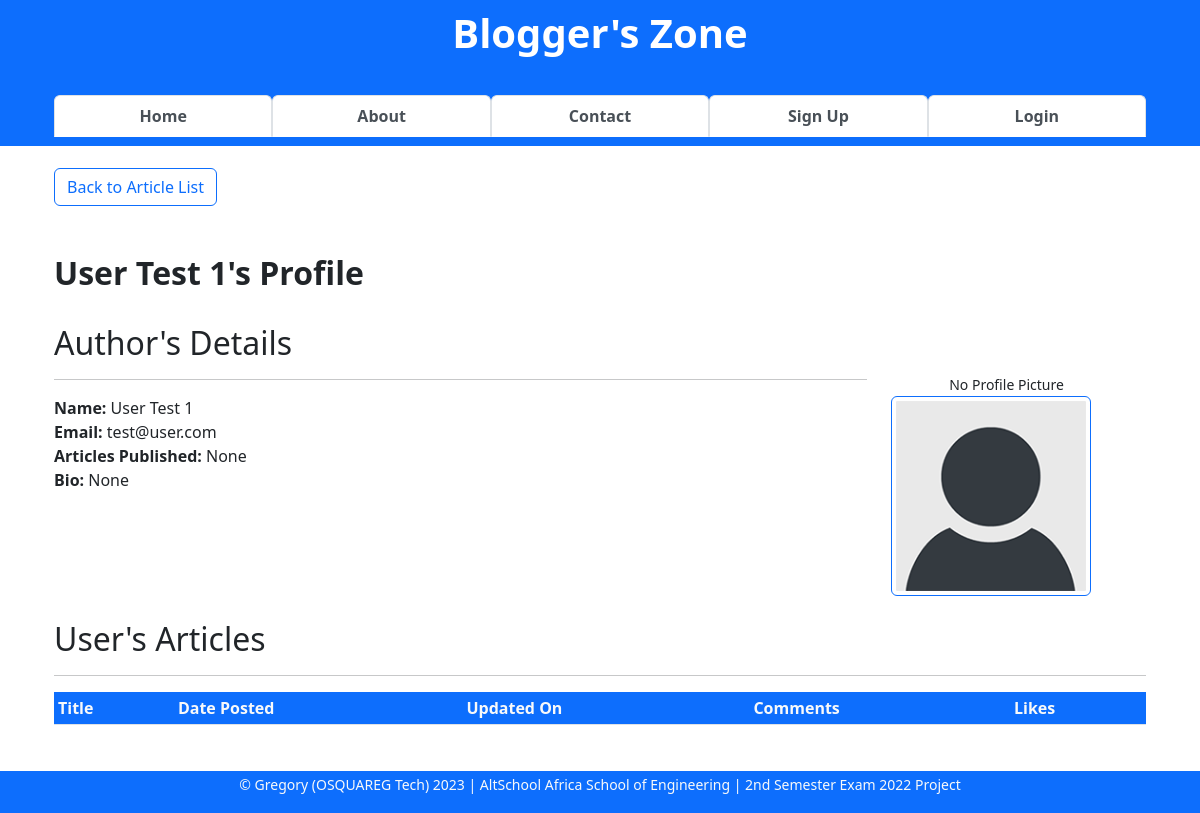
Screenshot of /author/3 with the database file from the repository.
### app/models.py (models this page shows, shortened)
class User(db.Model, UserMixin):
    __tablename__ = "users"
    id = db.Column(db.Integer, primary_key=True)
    firstname = db.Column(db.String(255), nullable=False)
    lastname = db.Column(db.String(255), nullable=False)
    username = db.Column(db.String(25), nullable=False, unique=True)
    email = db.Column(db.Text(150), nullable=False, unique=True)
    password_hash = db.Column(db.Text(255), nullable=False, unique=True)
    bio = db.Column(db.Text(), nullable=True)
    date_joined = db.Column(db.DateTime, default=datetime.utcnow)
    is_active = db.Column(db.Boolean, default=True)
    is_admin = db.Column(db.Boolean, default=False)
    profile_pic = db.Column(db.String(), nullable=True)
    last_updated_by = db.Column(db.String)
    last_updated_on = db.Column(db.DateTime, onupdate=datetime.utcnow)
    articles = db.relationship("Article", backref="author")
    comments = db.relationship("Comment", backref="commenter")
    article_likes = db.relationship("ArticleLike", backref="art_liker")
    comment_likes = db.relationship("CommentLike", backref="com_liker")

### app/general/general.py (the view)
@blueprint.route("/author/<int:id>", methods=["GET"])
def author(id):
    user = User.query.get_or_404(id)
    user_details = db.session.query(User, User.id, func.count(Article.id).label("articles_count")). \
        outerjoin(Article, Article.author_id == User.id). \
        filter(user.id == Article.author_id, Article.is_draft is False, Article.is_deleted is False,
               User.is_active is True,
               User.username != "admin").first()
    user_articles = Article.query.\
        filter(Article.author_id == user.id, Article.is_draft == False, Article.is_deleted is False).\
        all()
    comment_likes_cnts = db.session. \
        query(Article.id.label("article_id"),
               func.count(Comment.comment).label("comments_count"),
               func.count(ArticleLike.user_id).label("likes_count")). \
        filter(Article.author_id == user.id, Article.is_draft is False, Article.is_deleted is False). \
        outerjoin(Comment, Comment.article_id == Article.id).\
        outerjoin(ArticleLike, ArticleLike.article_id == Article.id).\
        group_by(Article.id).all()
    context = {
        "user": user,
        "user_details": user_details,
        "user_articles": user_articles,
        "comment_likes_cnts": comment_likes_cnts
    }
    return render_template("author.html", **context)

### app/general/templates/author.html (shortened to what this page needs)
{% extends 'base.html' %}
{% block content %}
<div class="container">
    <div>
        <a href="/#all-articles-list" class="btn btn-outline-primary">Back to Article List</a>
        <br><br>
    </div>
    <br>
    <div>
        <h2><b>{{ user.firstname }} {{ user.lastname }}'s Profile</b></h2>
    </div>
    <div class="row">
        <div class="col-9">
            <br>
            <div>
                <h2>Author's Details</h2>
                <hr>
                <strong>Name:</strong> {{ user.firstname }} {{ user.lastname }} <br>
                <strong>Email:</strong> {{ user.email }} <br>
                <strong>Articles Published:</strong>
                {% if user_details.articles_count < 1 %}
                None <br>
                {% else %}
                {{ user_details.articles_count }} <br>
                {% endif %}
                <strong>Bio:</strong> {{ user.bio }} <br>
            </div><br>
        </div>
        <div class="row col-3">
            <div>
                <br><br><br>
                {% if user.profile_pic %}
                <img src="{{ url_for('static', filename='images/' + user.profile_pic)}}"
                    class="float-right img-thumbnail border-primary" width="200">
                {% else %}
                <center><small>No Profile Picture</small></center>
                <img src="{{ url_for('static', filename='images/default_profile_pic.png')}}"
                    class="float-right img-thumbnail border-primary" width="200">
                {% endif %}
            </div>
        </div>
    </div>
    <br>
    <div id="user-articles">
        <h2> User's Articles </h2>
        <hr>
        <table class="table table-sm table-hover">
            <thead class="table-responsive bg-primary text-light">
                <th>Title</th>
                <th>Date Posted</th>
                <th>Updated On</th>
                <th>Comments</th>
                <th>Likes</th>
            </thead>
        </table>
    </div>
</div>
{% endblock content %}

### app/static/css/tab-style.css (style rules this page uses)
a { text-decoration: none; }

### app/static/css/ckeditor-styles.css (style rules this page uses)
:root { --ck-color-image-caption-background: hsl(0, 0%, 97%); --ck-color-image-caption-text: hsl(0, 0%, 20%); --ck-color-mention-background: hsla(341, 100%, 30%, 0.1); --ck-color-mention-text: hsl(341, 100%, 30%); --ck-color-table-caption-background: hsl(0, 0%, 97%); --ck-color-table-caption-text: hsl(0, 0%, 20%); --ck-highlight-marker-blue: hsl(201, 97%, 72%); --ck-highlight-marker-green: hsl(120, 93%, 68%); --ck-highlight-marker-pink: hsl(345, 96%, 73%); --ck-highlight-marker-yellow: hsl(60, 97%, 73%); --ck-highlight-pen-green: hsl(112, 100%, 27%); --ck-highlight-pen-red: hsl(0, 85%, 49%); --ck-image-style-spacing: 1.5em; --ck-inline-image-style-spacing: calc(var(--ck-image-style-spacing) / 2); --ck-todo-list-checkmark-size: 16px; }

### rows the page displays
User: firstname "User", lastname "Test 1", email "test@user.com", bio "None"
